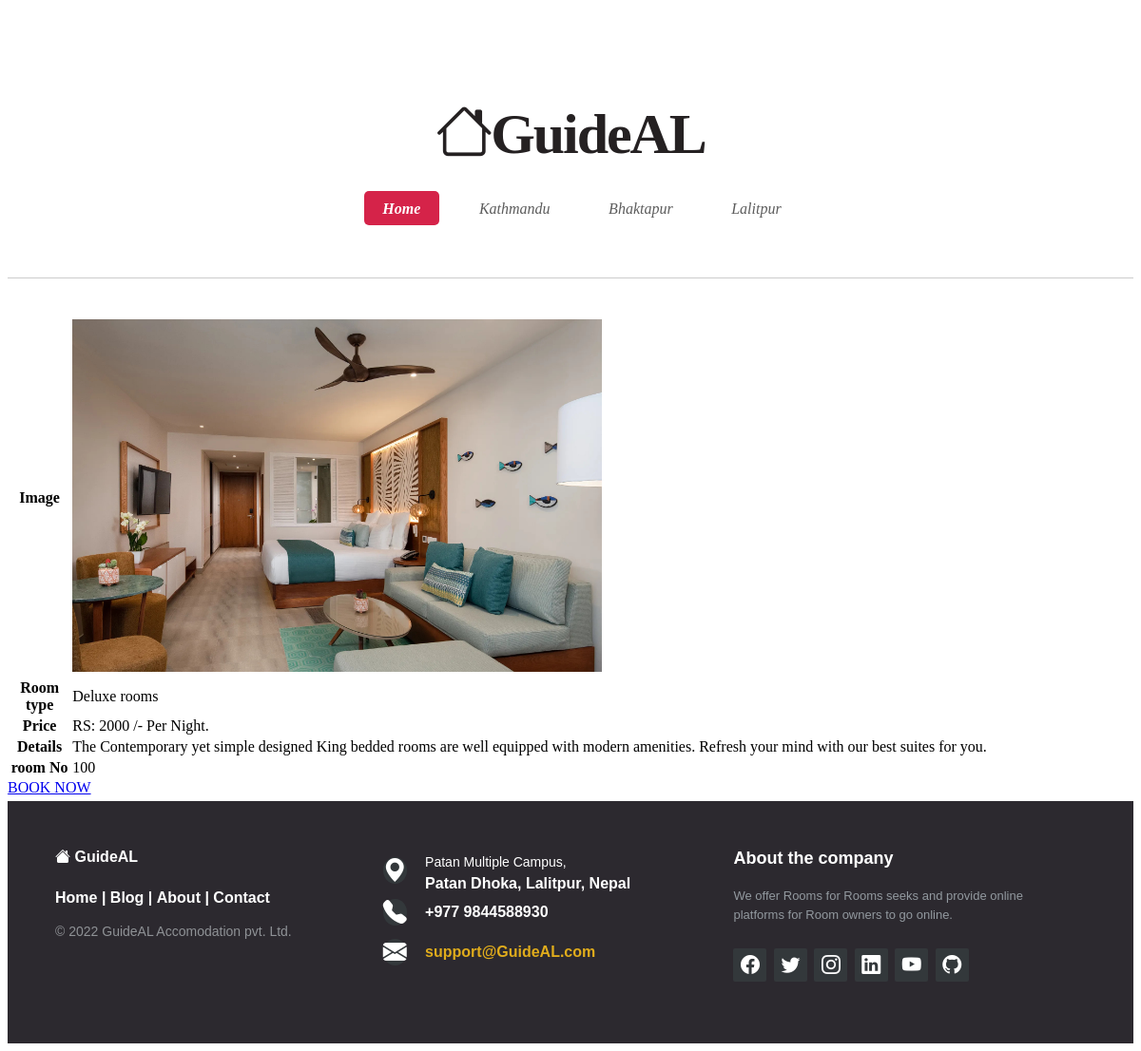
The page /room_details.php?room_id=1 on the database its author committed.
### tables this page shows
CREATE TABLE `rooms` (
  `room_id` int(11) NOT NULL,
  `room_no` varchar(255) NOT NULL,
  `type` varchar(255) NOT NULL,
  `price` decimal(10,0) NOT NULL,
  `details` varchar(255) NOT NULL,
  `image` varchar(255) NOT NULL,
  `location` varchar(255) NOT NULL
);

### room_details.php (the view, shortened to what this page needs)
<?php require_once 'include/databaseconn.php';?>
<?php
   if(is_numeric($_GET['room_id'])){
    $id = $_GET['room_id'];
   }else{
       header('location:rooms.php?msg=1');
   }
  $sql = "select * from rooms where room_id=$id ";
  $result = $connection -> query($sql);
  if($result -> num_rows == 1){
    $row = $result -> fetch_assoc();
  }else{
      $row = [];
  }
  ?>
<!DOCTYPE html>
<html lang="en">
<head>
    <link rel="stylesheet" href="https://cdn.jsdelivr.net/npm/bootstrap-icons@1.8.1/font/bootstrap-icons.css">
    <link rel="stylesheet" href="https://pro.fontawesome.com/releases/v5.10.0/css/all.css" />
    <link rel="stylesheet" href="rooms.css">
</head>
<body>
    <div class="page-wrapper">
      <section id="header">
          <h1><a href="index.php"><i class="bi bi-house"></i>GuideAL</a></a></h1>
          <nav id="nav">
            <ul>
                <li><a href="index.php" class="active"><span>Home</span></a></li>
                <li><a href="#"><span>Kathmandu</span></a></li>
                <li><a href="#"><span>Bhaktapur</span></a></li>
                <li><a href="#"><span>Lalitpur</span></a></li>
            </ul>
          </nav>
      </section>
      <div>
        <?php
            if(!empty($row)){ ?>
            <table>
                <tr>
                    <th>Image</th>
                    <td><img src="photos/<?php echo $row['image']; ?>" alt="ROOMS1" width="50%" height="auto"></td>
                </tr>
                <tr>
                    <th>Room type</th>
                    <td><?php echo $row['type'];?></td>
                </tr>
                <tr>
                    <th>Price</th>
                    <td><span>RS: <?php echo $row['price'];?> /- Per Night.</span></td>
                </tr>
                <tr>
                    <th>Details</th>
                    <td><?php echo $row['details'];?></td>
                </tr>
                <tr>
                    <th>room No</th>
                    <td><?php echo $row['room_no'];?></td>
                </tr>
            </table>
           <?php }else{ ?>
               <div class="no_record">
                   Invalid category.
               </div>
           <?php }  ?>
           <a href="book_now.php?room_id=<?php echo $row['room_id']; ?>">BOOK NOW</a>
     </div>
     <?php include_once('include/footer.php');?>
</body>
</html>

### rooms.css (style rules this page uses)
* { box-sizing: border-box; }
#header { position: relative; background: #ffffff; border-bottom: solid 1px #ccc; padding: 5em 0 4em 0; text-align: center; }
#header h1 a { color: #252122; font-weight: 900; font-size: 2.5em; letter-spacing: -0.035em; line-height: 1; text-decoration: none; }
#nav { margin: 2.5em 0 0 0; }
#nav > ul { margin: 0; }
#nav > ul > li { display: inline-block; font-style: italic; margin: 0 0.35em 0 0.35em; }
#nav > ul > li > a { border-radius: 5px; color: #5d5d5d; text-decoration: none; padding: 0.6em 1.2em 0.6em 1.2em; transition: background-color .25s ease-in-out; outline: 0; }
#nav .active { background: #d52349; color: #fff !important; font-weight: 700; }
section, article { margin-bottom: 2.5em; }
section > :last-child, section:last-child, article > :last-child, article:last-child { margin-bottom: 0; }
ul { list-style: disc; padding-left: 1em; }
ul li { padding-left: 0.5em; }
li { padding-left: 0.25em; }

### rows shown on the page
rooms: image (picture), type "Deluxe rooms", price "2000", details "The Contemporary yet simple designed King bedded rooms are well equipped with modern amenities. Refresh your mind with our best suites for you.", room_no "100"
